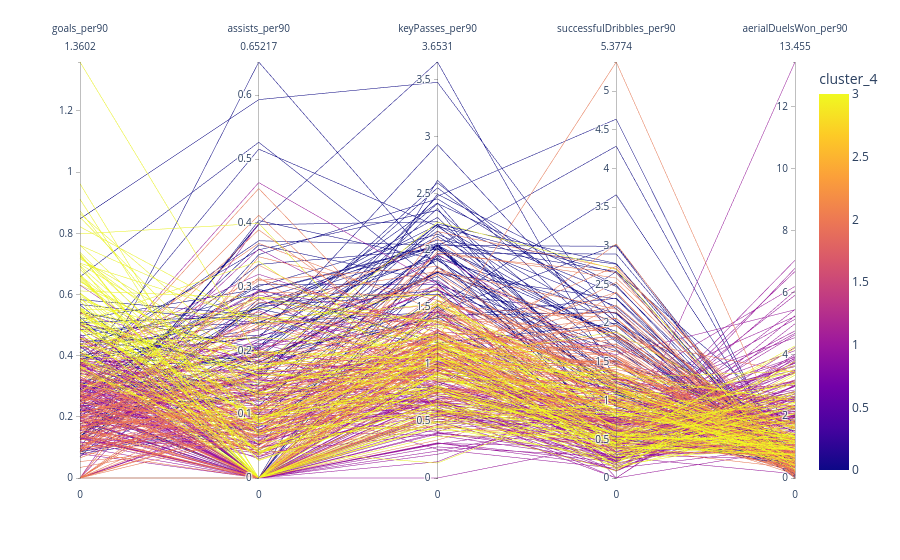

This figure's notebook cell:
### Code cell
px.parallel_coordinates(
    df,
    color="cluster_4",
    dimensions=[
        "goals_per90",
        "assists_per90",
        "keyPasses_per90",
        "successfulDribbles_per90",
        "aerialDuelsWon_per90"
    ]
)

### Figure 1 — Plotly figure (JSON) as saved in the notebook; plotly's stock layout.template omitted (floating-point values rounded to 4 significant figures; data arrays with more than 128 entries replaced by an {"elided": "..."} marker saying what was removed)
{"data": [{"dimensions": [{"label": "goals_per90", "values": {"elided": "414 float values"}}, {"label": "assists_per90", "values": {"elided": "414 float values"}}, {"label": "keyPasses_per90", "values": {"elided": "414 float values"}}, {"label": "successfulDribbles_per90", "values": {"elided": "414 float values"}}, {"label": "aerialDuelsWon_per90", "values": {"elided": "414 float values"}}], "domain": {"x": [0, 1], "y": [0, 1]}, "line": {"color": {"elided": "414 int values"}, "coloraxis": "coloraxis"}, "name": "", "type": "parcoords"}], "layout": {"coloraxis": {"colorbar": {"title": {"text": "cluster_4"}}, "colorscale": [[0, "#0d0887"], [0.1111, "#46039f"], [0.2222, "#7201a8"], [0.3333, "#9c179e"], [0.4444, "#bd3786"], [0.5556, "#d8576b"], [0.6667, "#ed7953"], [0.7778, "#fb9f3a"], [0.8889, "#fdca26"], [1, "#f0f921"]]}, "legend": {"tracegroupgap": 0}, "margin": {"t": 60}}}
